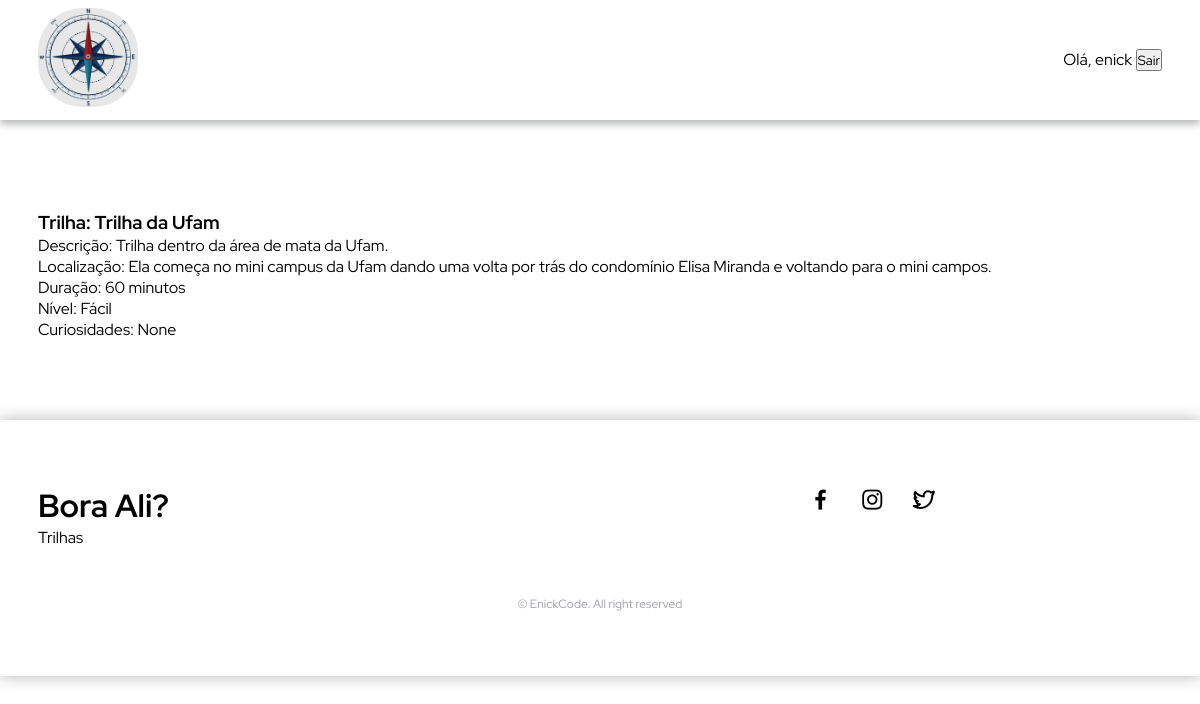
The page /1 (signed in) on the database its author committed.
### BoraAli/models.py (models this page shows)
class Trilha(models.Model):
    nome_trilha = models.CharField(max_length=200)
    descricao = models.TextField()
    localizacao = models.TextField()
    duracao = models.IntegerField()
    nivel = models.CharField(max_length=20)
    curiosidades = models.CharField(max_length=400, blank=True, null=True)
    data_criacao = models.DateTimeField(default=datetime.now, blank=True)

### BoraAli/views.py (the view)
# urls.py: path('<int:trilha_id>', views.trilha, name='trilha'),
def trilha(request, trilha_id):
    trilha = get_object_or_404(Trilha, pk=trilha_id)
    trilha_a_exibir = {
        'trilha': trilha
    }
    return render(request, 'trilha.html', trilha_a_exibir)

### BoraAli/templates/trilha.html
{% extends 'base.html' %}
{% block content %}
{% include 'partials/menu.html' %}
<br/><br/><br/><br/><br/><br/><br/><br/><br/><br/>
<section class="trilha container">
  <div class="trilha__content">
    <h3 class="trilha__title">Trilha: {{ trilha.nome_trilha }}</h3>
    <p class="card__description">Descrição: {{ trilha.descricao }}</p>
    <p class="card__location">Localização: {{ trilha.localizacao }}</p>
    <p class="card__duration">Duração: {{ trilha.duracao }} minutos </p>
    <p class="card__dificult-level">Nível: {{ trilha.nivel }}</p>
    <p class="card__curiosity">Curiosidades: {{ trilha.curiosidades }}</p>
  </div>
</section>
{% include 'partials/footer.html' %}
{% endblock content %}

### BoraAli/templates/partials/menu.html (shortened to what this page needs)
{% load static %}
<header class="header">
  <nav class="navigation container grid">
    <a href="{% url 'index' %}">
      <img
        src="{% static 'img/logo.jpg' %}"
        class="navigation__logo"
        alt="Logomarca"
      />
    </a>
    <ul class="navigation__list">
      {% if user.is_authenticated %}
      <p>
        Olá, {{ user.get_username }}
        <button>
          <a href="{% url 'logout' %}">Sair</a>
        </button>
      </p>
      {% endif %}
    </ul>
  </nav>
</header>

### ProjectBase/static/style.css (style rules this page uses)
:root { --first-color: #00bfff; --body-font: 'Red Hat Display', sans-serif; }
* { box-sizing: border-box; padding: 0; margin: 0; }
body, button { font-family: var(--body-font); }
html { scroll-behavior: smooth; }
ul { list-style: none; }
a { text-decoration: none; color: #000; }
img { max-width: 100%; height: auto; }
.container { max-width: 1124px; margin-right: auto; margin-left: auto; }
.grid { display: grid; }
.header { width: 100%; background-color: transparent; position: fixed; top: 0; left: 0; transition: background 0.3s; background-color: #fff; box-shadow: 0 4px 8px hsla(180, 12%, 4%, 0.3); }
.navigation { display: flex; justify-content: space-between; align-items: center; }
.navigation__logo { width: 100px; border-radius: 45%; padding-top: 0.5rem; padding-bottom: 0.5rem; }
.navigation__list { display: flex; flex-direction: row; gap: 2.5rem; }

### rows shown on the page
Trilha: nome_trilha "Trilha da Ufam", descricao "Trilha dentro da área de mata da Ufam.", localizacao "Ela começa no mini campus da Ufam dando uma volta por trás do condomínio Elisa Miranda e voltando para o mini campos.", duracao "60", nivel "Fácil", curiosidades "None"

### other values the page prints
{{ user.get_username }} "enick"
